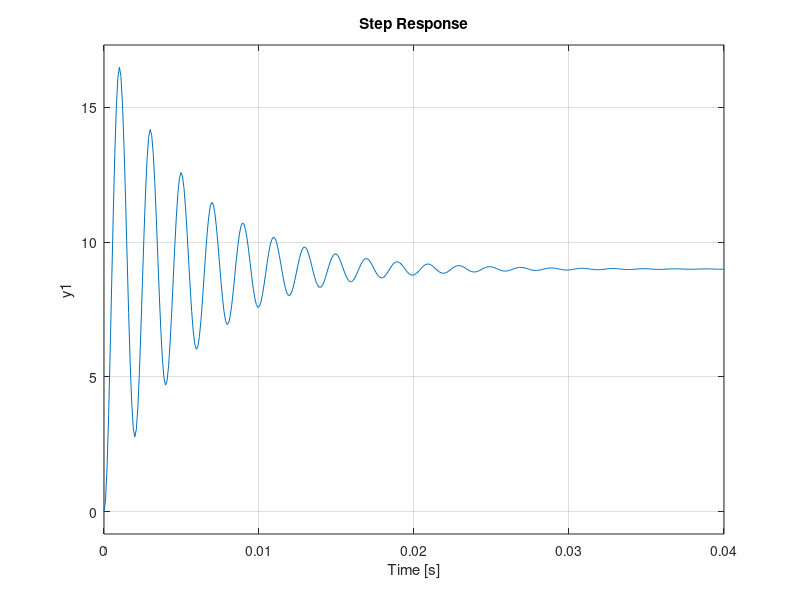
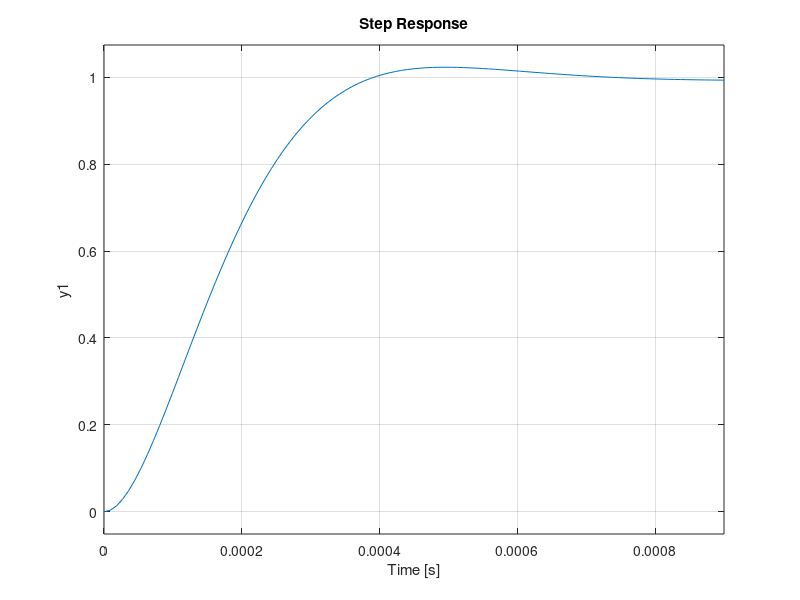
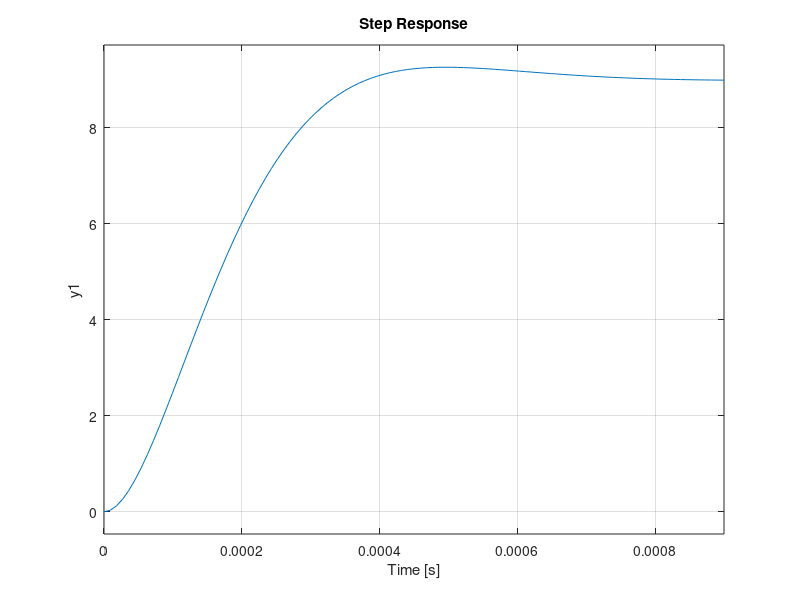

Here is the MATLAB script that generated these plots, in order: (Note: this script raises an error after producing the figures.)
% Joshua Silver and Jordyn Watkins
% ENGR 454, Milestone 8, LQR
% May 20, 2021

%%Initializations
clear all
close all
clc
%% Placing Poles by LQR
% we picked poles arbitrarily in the negative plane that removed complex
% components and decreased our response time.

% Buck Converter Component Values on our specific board
L = 0.001;
C = 0.0001;
R = 27;
Vin = 9;

% State Space Matrices in the time domain
A = [0 -1/L; 1/C -1/(R*C)]
B = [Vin/L; 0]
C = [0 1]
D = 0;

% we analyze the original model without feedback first to see how we should
% adjust our pole placement

% state space model of original system
sys = ss(A,B,C,D);

% eigenvalues of unmodified system
E = eig(A)

% step response of unmodified system
step(sys)


% now we choose poles, il and vc, by LQR
Q = [50 0; 0 100];
R = 100;
K = lqr(A,B,Q,R);

% Creating our linear feedback controller, G, using matlab's place function
P = eig(A-B*K)
G = place(A,B,P)

% updating our A matrix to (A-BG)x, since we are now including feedback
Aclosed = A-B*G

% verifiying our eigenvalues were placed correctly in the new A matrix.
Eclosed = eig(Aclosed)

% creating our closed loop system
sysclosed = ss(Aclosed, B, C, D);

% checking the step response of our closed loop system with desired pole
% placements
figure
step(sysclosed)

% correcting settling value by modifying the DCgain on the controller
Gdc = dcgain(sysclosed);
Gr = 9/Gdc;

% creating the new system with gain and checking the step response of the
% system
scaledsystem = ss(Aclosed, B*Gr, C, D);
figure
step(scaledsystem)

stepinfo(scaledsystem)